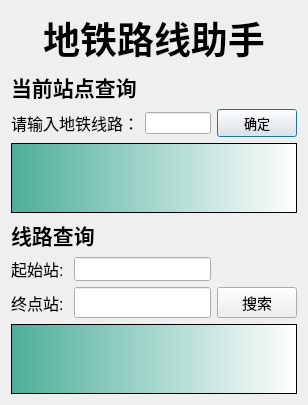
<?xml version="1.0" encoding="UTF-8"?>
<ui version="4.0">
 <class>user_app</class>
 <widget class="QDialog" name="user_app">
  <property name="geometry">
   <rect>
    <x>0</x>
    <y>0</y>
    <width>308</width>
    <height>369</height>
   </rect>
  </property>
  <property name="windowTitle">
   <string>user_app</string>
  </property>
  <property name="styleSheet">
   <string notr="true">QDialog{
border-image:url(:/image/back_ground.png);
}
QListWidget
{
	background-color: qlineargradient(spread:pad, x1:0, y1:0, x2:1, y2:0, stop:0 rgba(74, 172, 152, 251), stop:1 rgba(255, 255, 255, 255));
}
QPuchButton
{
	background-color: rgb(170, 255, 255);
	border-style:outset;
	border-width:5px;
	border-radius:10px;
	border-color:rgba(255,255,255,30);
	font:bold 12px;
	color:rgba(0,0,0,100);
	padding:6px;
}
QPushButton:hover
{
	background-color:rgba(100,255,100,100);
	border-color:rgba(255,255,255,200);
	color:rgba(0,0,0,200);
}

QPushButton:pressed
{
	background-color: rgb(155, 206, 164);
	border-style:inset;
	color:rgba(0,0,0,100);
}</string>
  </property>
  <layout class="QGridLayout" name="gridLayout_4">
   <item row="0" column="0">
    <widget class="QLabel" name="label_2">
     <property name="font">
      <font>
       <family>Aharoni</family>
       <pointsize>28</pointsize>
       <weight>75</weight>
       <bold>true</bold>
      </font>
     </property>
     <property name="text">
      <string>地铁路线助手</string>
     </property>
     <property name="alignment">
      <set>Qt::AlignCenter</set>
     </property>
    </widget>
   </item>
   <item row="1" column="0">
    <layout class="QGridLayout" name="gridLayout_3">
     <item row="0" column="0">
      <widget class="QLabel" name="label_6">
       <property name="font">
        <font>
         <family>Aharoni</family>
         <pointsize>16</pointsize>
         <weight>75</weight>
         <bold>true</bold>
        </font>
       </property>
       <property name="text">
        <string>当前站点查询</string>
       </property>
      </widget>
     </item>
     <item row="1" column="0">
      <layout class="QGridLayout" name="gridLayout_2">
       <item row="0" column="1">
        <widget class="QLineEdit" name="lineEdit"/>
       </item>
       <item row="0" column="0">
        <widget class="QLabel" name="label">
         <property name="font">
          <font>
           <pointsize>12</pointsize>
           <weight>50</weight>
           <bold>false</bold>
          </font>
         </property>
         <property name="text">
          <string>请输入地铁线路：</string>
         </property>
        </widget>
       </item>
       <item row="0" column="2">
        <widget class="QPushButton" name="pushButton">
         <property name="sizePolicy">
          <sizepolicy hsizetype="Preferred" vsizetype="Preferred">
           <horstretch>0</horstretch>
           <verstretch>0</verstretch>
          </sizepolicy>
         </property>
         <property name="font">
          <font>
           <pointsize>10</pointsize>
          </font>
         </property>
         <property name="text">
          <string>确定</string>
         </property>
         <property name="iconSize">
          <size>
           <width>16</width>
           <height>16</height>
          </size>
         </property>
        </widget>
       </item>
       <item row="1" column="0" colspan="3">
        <widget class="QListWidget" name="listWidget"/>
       </item>
      </layout>
     </item>
    </layout>
   </item>
   <item row="2" column="0">
    <layout class="QVBoxLayout" name="verticalLayout_3">
     <item>
      <layout class="QVBoxLayout" name="verticalLayout">
       <item>
        <widget class="QLabel" name="label_5">
         <property name="font">
          <font>
           <family>Aharoni</family>
           <pointsize>16</pointsize>
           <weight>75</weight>
           <bold>true</bold>
          </font>
         </property>
         <property name="text">
          <string>线路查询</string>
         </property>
        </widget>
       </item>
       <item>
        <layout class="QGridLayout" name="gridLayout">
         <item row="0" column="2">
          <spacer name="horizontalSpacer">
           <property name="orientation">
            <enum>Qt::Horizontal</enum>
           </property>
           <property name="sizeHint" stdset="0">
            <size>
             <width>40</width>
             <height>20</height>
            </size>
           </property>
          </spacer>
         </item>
         <item row="1" column="1">
          <widget class="QLineEdit" name="lineEdit_3">
           <property name="sizePolicy">
            <sizepolicy hsizetype="Minimum" vsizetype="Minimum">
             <horstretch>80</horstretch>
             <verstretch>80</verstretch>
            </sizepolicy>
           </property>
          </widget>
         </item>
         <item row="0" column="1">
          <widget class="QLineEdit" name="lineEdit_2">
           <property name="sizePolicy">
            <sizepolicy hsizetype="Minimum" vsizetype="Minimum">
             <horstretch>80</horstretch>
             <verstretch>80</verstretch>
            </sizepolicy>
           </property>
          </widget>
         </item>
         <item row="0" column="0">
          <widget class="QLabel" name="label_3">
           <property name="font">
            <font>
             <pointsize>12</pointsize>
            </font>
           </property>
           <property name="text">
            <string>起始站: </string>
           </property>
          </widget>
         </item>
         <item row="1" column="2">
          <widget class="QPushButton" name="search_bustton">
           <property name="sizePolicy">
            <sizepolicy hsizetype="Preferred" vsizetype="Fixed">
             <horstretch>0</horstretch>
             <verstretch>0</verstretch>
            </sizepolicy>
           </property>
           <property name="font">
            <font>
             <pointsize>11</pointsize>
            </font>
           </property>
           <property name="text">
            <string>搜索</string>
           </property>
          </widget>
         </item>
         <item row="1" column="0">
          <widget class="QLabel" name="label_4">
           <property name="font">
            <font>
             <pointsize>12</pointsize>
            </font>
           </property>
           <property name="text">
            <string>终点站: </string>
           </property>
          </widget>
         </item>
        </layout>
       </item>
      </layout>
     </item>
     <item>
      <widget class="QListWidget" name="listWidget_2"/>
     </item>
    </layout>
   </item>
  </layout>
 </widget>
 <layoutdefault spacing="6" margin="11"/>
 <resources/>
 <connections/>
</ui>
